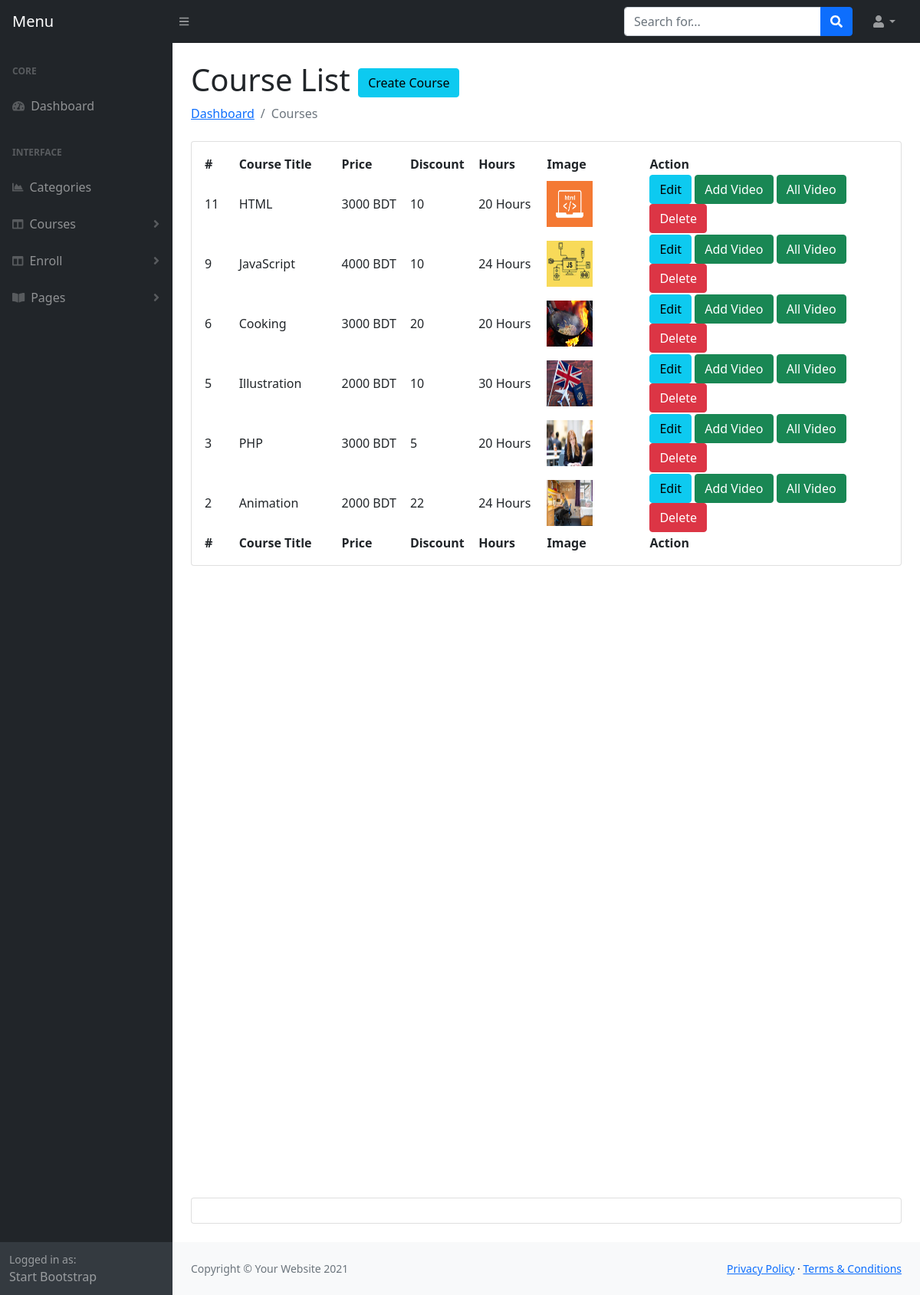
The page /admin/courses.php (signed in) on the database its author committed.
### tables this page shows
CREATE TABLE `courses` (
  `course_id` int(11) NOT NULL,
  `category_id` int(11) NOT NULL,
  `course_title` varchar(191) NOT NULL,
  `banner` varchar(191) NOT NULL,
  `short_description` text NOT NULL,
  `description` longtext NOT NULL,
  `price` varchar(191) NOT NULL,
  `discount` varchar(100) NOT NULL,
  `hours` varchar(100) NOT NULL,
  `total_hit` int(11) NOT NULL,
  `ratting` int(11) NOT NULL,
  `demo_video` varchar(191) DEFAULT NULL,
  `is_active` tinyint(4) NOT NULL,
  `created_at` timestamp NOT NULL DEFAULT current_timestamp()
);

### admin/courses.php (the view, shortened to what this page needs)
<?php include 'header.php'; ?>
<main>
    <div class="container-fluid px-4">
        <h1 class="mt-4">Course List <a class="btn btn-info" href="createcourse.php">Create Course</a></h1>
        <ol class="breadcrumb mb-4">
            <li class="breadcrumb-item"><a href="index.php">Dashboard</a></li>
            <li class="breadcrumb-item active">Courses</li>
        </ol>
        <div class="card mb-4">
            <div class="card-body">
                <table id="datatablesSimple">
                    <thead>
                        <tr>
                            <th width="5%">#</th>
                            <th width="15%">Course Title</th>
                            <th width="10%">Price</th>
                            <th width="10%">Discount</th>
                            <th width="10%">Hours</th>
                            <th width="15%">Image</th>
                            <th width="35%">Action</th>
                        </tr>
                    </thead>
                    <tfoot>
                        <tr>
                            <th>#</th>
                            <th>Course Title</th>
                            <th>Price</th>
                            <th>Discount</th>
                            <th>Hours</th>
                            <th>Image</th>
                            <th>Action</th>
                        </tr>
                    </tfoot>
                    <tbody>
                        <?php
                        $query = "SELECT * FROM courses left join categories on categories.cat_id=courses.category_id where courses.is_active=0 Order By course_id desc";
                        $result = $con->query($query);
                        if ($result->num_rows > 0) {
                            foreach ($result as $key => $value) {
                        ?>
                        <tr>
                            <td><?php echo $value['course_id']; ?></td>
                            <td><?php echo $value['course_title'] ?></td>
                            <td><?php echo $value['price']; ?> BDT</td>
                            <td><?php echo $value['discount']; ?></td>
                            <td><?php echo $value['hours']; ?> Hours</td>
                            <td><img style="height:60px; width: 60px;" src="../<?php echo $value['banner']; ?>"></td>
                            <td>
                                <a href="editcourse.php?editid=<?php echo $value['course_id']; ?>" class="btn btn-info">Edit</a>
                                <a href="addvideo.php?addid=<?php echo $value['course_id']; ?>" class="btn btn-success">Add Video</a>
                                <a href="video-single.php?vidid=<?php echo $value['course_id']; ?>" class="btn btn-success">All Video</a>
                                <a onclick="return confirm('Are you sure to Delete?');" href="?delid=<?php echo $value['course_id']; ?>" class="btn btn-danger">Delete</a>
                            </td>
                        </tr>
                        <?php }
                        } ?>
                    </tbody>
                </table>
            </div>
        </div>
        <div style="height: 100vh"></div>
        <div class="card mb-4">
            <div class="card-body"></div>
        </div>
    </div>
</main>
<?php include 'footer.php'; ?>

### rows shown on the page
courses: course_id "11", course_title "HTML", price "3000", discount "10", hours "20", banner (picture)
courses: course_id "9", course_title "JavaScript", price "4000", discount "10", hours "24", banner (picture)
courses: course_id "6", course_title "Cooking", price "3000", discount "20", hours "20", banner (picture)
courses: course_id "5", course_title "Illustration", price "2000", discount "10", hours "30", banner (picture)
courses: course_id "3", course_title "PHP", price "3000", discount "5", hours "20", banner (picture)
courses: course_id "2", course_title "Animation", price "2000", discount "22", hours "24", banner (picture)
